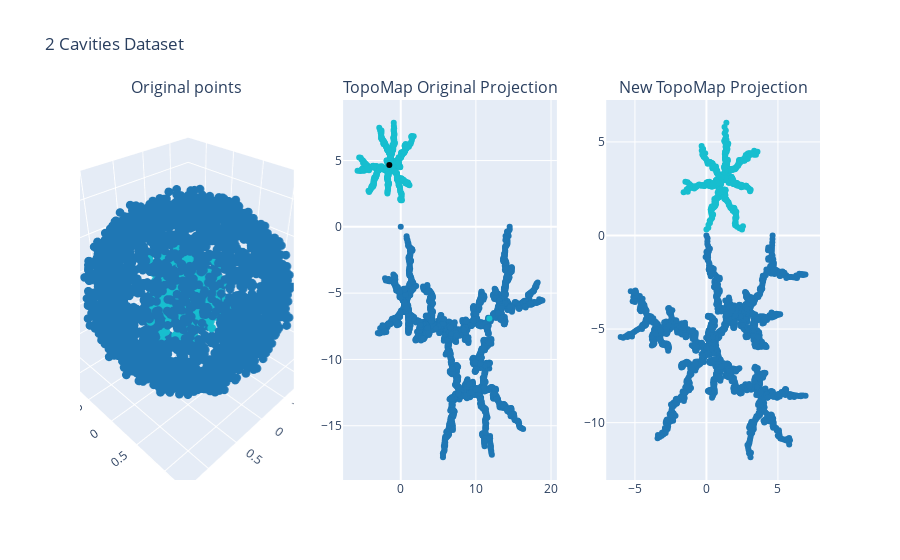

Write notebook code for a chart like this one.
### Code cell
fig = plot_data_projection_plotly(df_cavities, proj_cavities, proj_original_cavities)
fig.update_layout(title_text='2 Cavities Dataset')
fig.show()

### Figure 1 — Plotly figure (JSON) as saved in the notebook; plotly's stock layout.template omitted (floating-point values rounded to 4 significant figures; data arrays with more than 128 entries replaced by an {"elided": "..."} marker saying what was removed)
{"data": [{"marker": {"color": {"elided": "4002 int values"}, "colorscale": [[0, "#1F77B4"], [0.1111, "#FF7F0E"], [0.2222, "#2CA02C"], [0.3333, "#D62728"], [0.4444, "#9467BD"], [0.5556, "#8C564B"], [0.6667, "#E377C2"], [0.7778, "#7F7F7F"], [0.8889, "#BCBD22"], [1, "#17BECF"]], "size": 3}, "mode": "markers", "scene": "scene", "type": "scatter3d", "x": {"elided": "4002 float values"}, "y": {"elided": "4002 float values"}, "z": {"elided": "4002 float values"}}, {"marker": {"color": {"elided": "4002 int values"}, "colorscale": [[0, "#1F77B4"], [0.1111, "#FF7F0E"], [0.2222, "#2CA02C"], [0.3333, "#D62728"], [0.4444, "#9467BD"], [0.5556, "#8C564B"], [0.6667, "#E377C2"], [0.7778, "#7F7F7F"], [0.8889, "#BCBD22"], [1, "#17BECF"]]}, "mode": "markers", "type": "scatter", "x": {"elided": "4003 float values"}, "xaxis": "x", "y": {"elided": "4003 float values"}, "yaxis": "y"}, {"marker": {"color": {"elided": "4002 int values"}, "colorscale": [[0, "#1F77B4"], [0.1111, "#FF7F0E"], [0.2222, "#2CA02C"], [0.3333, "#D62728"], [0.4444, "#9467BD"], [0.5556, "#8C564B"], [0.6667, "#E377C2"], [0.7778, "#7F7F7F"], [0.8889, "#BCBD22"], [1, "#17BECF"]]}, "mode": "markers", "type": "scatter", "x": {"elided": "4002 float values"}, "xaxis": "x2", "y": {"elided": "4002 float values"}, "yaxis": "y2"}], "layout": {"annotations": [{"font": {"size": 16}, "showarrow": false, "text": "Original points", "x": 0.1444, "xanchor": "center", "xref": "paper", "y": 1, "yanchor": "bottom", "yref": "paper"}, {"font": {"size": 16}, "showarrow": false, "text": "TopoMap Original Projection", "x": 0.5, "xanchor": "center", "xref": "paper", "y": 1, "yanchor": "bottom", "yref": "paper"}, {"font": {"size": 16}, "showarrow": false, "text": "New TopoMap Projection", "x": 0.8556, "xanchor": "center", "xref": "paper", "y": 1, "yanchor": "bottom", "yref": "paper"}], "scene": {"domain": {"x": [0, 0.2889], "y": [0, 1]}}, "showlegend": false, "title": {"text": "2 Cavities Dataset"}, "xaxis": {"anchor": "y", "domain": [0.3556, 0.6444]}, "xaxis2": {"anchor": "y2", "domain": [0.7111, 1]}, "yaxis": {"anchor": "x", "domain": [0, 1]}, "yaxis2": {"anchor": "x2", "domain": [0, 1]}}}
